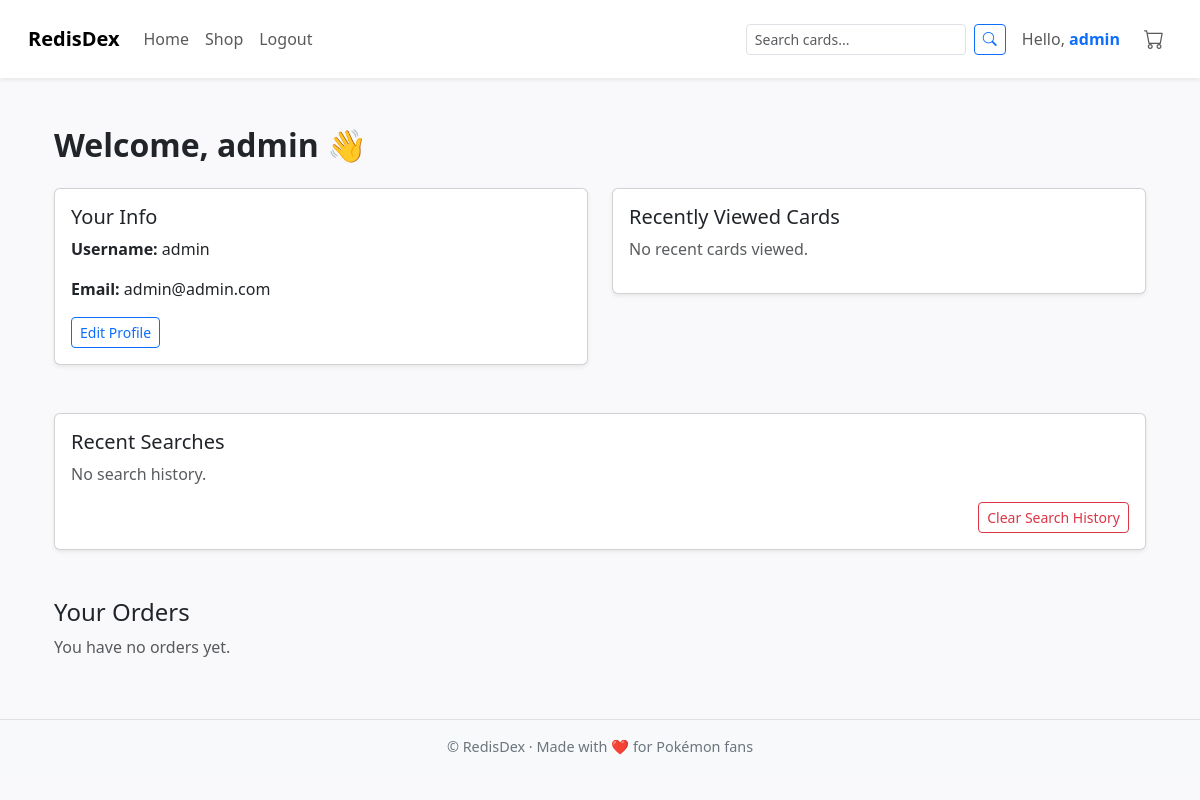
The page /profile/ (signed in) on the database as committed earlier.
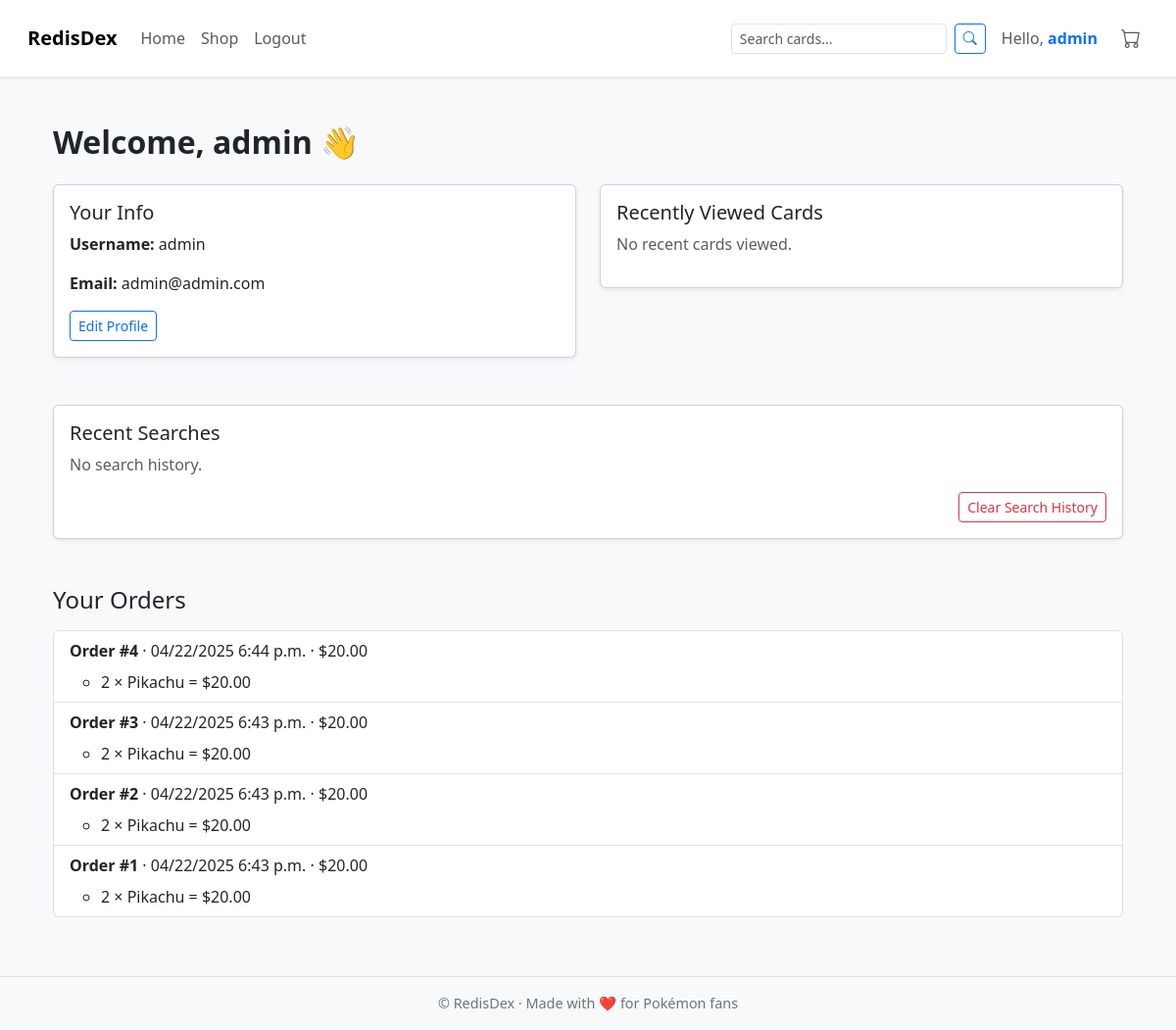
The same page on the database as committed later.
### store/models.py (models this page shows, shortened)
class Order(models.Model):
    user = models.ForeignKey(User, on_delete=models.CASCADE)
    created_at = models.DateTimeField(auto_now_add=True)
    total = models.DecimalField(max_digits=8, decimal_places=2)

class OrderItem(models.Model):
    order = models.ForeignKey(Order, related_name='items', on_delete=models.CASCADE)
    name = models.CharField(max_length=100)
    quantity = models.PositiveIntegerField()
    price = models.DecimalField(max_digits=6, decimal_places=2)
    subtotal = models.DecimalField(max_digits=8, decimal_places=2)

### store/views.py (the view)
# urls.py: path('profile/', profile_view, name='profile'),
@login_required
def profile_view(request):
    user = request.user
    orders = Order.objects.filter(user=user).order_by('-created_at')
    recent_ids = request.session.get('recent_cards', [])
    recent_cards = Card.objects.filter(id__in=recent_ids)
    recent_cards = sorted(recent_cards, key=lambda x: recent_ids.index(x.id))
    redis = get_redis_connection("default")
    search_history = []
    if request.user.is_authenticated:
        key = f"user_searches:{request.user.id}"
        raw = redis.lrange(key, 0, -1)
        search_history = [term.decode('utf-8') for term in raw]
    return render(request, 'store/profile.html', {
        'user': request.user,
        'orders': orders,
        'recent_cards': recent_cards,
        'search_history': search_history
    })

### templates/store/profile.html (shortened to what this page needs)
{% extends 'base.html' %}
{% block content %}
<div class="container my-5">
    <h2 class="mb-4 fw-bold">Welcome, {{ user.username }} 👋</h2>
    <div class="row g-4">
        <div class="col-md-6">
            <div class="card shadow-sm">
                <div class="card-body">
                    <h5 class="card-title">Your Info</h5>
                    <p><strong>Username:</strong> {{ user.username }}</p>
                    <p><strong>Email:</strong> {{ user.email }}</p>
                    <a href="{% url 'edit_profile' %}" class="btn btn-sm btn-outline-primary">Edit Profile</a>
                </div>
            </div>
        </div>
        <div class="col-md-6">
            <div class="card shadow-sm">
                <div class="card-body">
                    <h5 class="card-title">Recently Viewed Cards</h5>
                    {% if recent_cards %}
                        <div class="d-flex flex-wrap gap-3">
                            {% for card in recent_cards %}
                                <a href="{% url 'card_detail' card.id %}" class="text-decoration-none text-dark text-center">
                                    <img src="{{ card.image_url }}" class="rounded shadow-sm" style="height: 100px;">
                                    <div style="font-size: 0.85rem;">{{ card.name }}</div>
                                </a>
                            {% endfor %}
                        </div>
                    {% else %}
                        <p class="text-muted">No recent cards viewed.</p>
                    {% endif %}
                </div>
            </div>
        </div>
    </div>
    <div class="card shadow-sm mt-5">
        <div class="card-body">
            <h5 class="card-title">Recent Searches</h5>
            {% if search_history %}
                <ul class="list-group list-group-flush">
                    {% for term in search_history %}
                        <li class="list-group-item">
                            <a href="{% url 'shop' %}?q={{ term }}" class="text-decoration-none">{{ term }}</a>
                        </li>
                    {% endfor %}
                </ul>
            {% else %}
                <p class="text-muted">No search history.</p>
            {% endif %}
            <form method="post" action="{% url 'clear_search_history' %}" class="text-end mt-3">
                <button type="submit" class="btn btn-sm btn-outline-danger">Clear Search History</button>
            </form>
        </div>
    </div>
    <div class="mt-5">
        <h4>Your Orders</h4>
        {% if orders %}
            <ul class="list-group mt-3">
                {% for order in orders %}
                <li class="list-group-item">
                    <strong>Order #{{ order.id }}</strong> · {{ order.created_at|date:"SHORT_DATETIME_FORMAT" }} · ${{ order.total }}
                    <ul class="mt-2">
                        {% for item in order.items.all %}
                        <li>{{ item.quantity }} × {{ item.name }} = ${{ item.subtotal }}</li>
                        {% endfor %}
                    </ul>
                </li>
                {% endfor %}
            </ul>
        {% else %}
            <p class="text-muted">You have no orders yet.</p>
        {% endif %}
    </div>
</div>
{% endblock %}

Rows that differ between the two databases and show on the page:
added Order: id "4", created_at "04/22/2025 6:44 p.m.", total "20.00"
added OrderItem: quantity "2", name "Pikachu", subtotal "20.00", shown under "4"
added Order: id "3", created_at "04/22/2025 6:43 p.m.", total "20.00"
added OrderItem: quantity "2", name "Pikachu", subtotal "20.00", shown under "3"
added Order: id "2", created_at "04/22/2025 6:43 p.m.", total "20.00"
added OrderItem: quantity "2", name "Pikachu", subtotal "20.00"
added Order: id "1", created_at "04/22/2025 6:43 p.m.", total "20.00"
added OrderItem: quantity "2", name "Pikachu", subtotal "20.00", shown under "1"
Other text that changed with them:
text no longer shown: "You have no orders yet."
